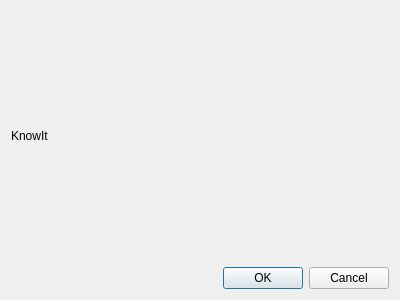
<?xml version="1.0" encoding="UTF-8"?>
<ui version="4.0">
 <class>About</class>
 <widget class="QDialog" name="About">
  <property name="geometry">
   <rect>
    <x>0</x>
    <y>0</y>
    <width>400</width>
    <height>300</height>
   </rect>
  </property>
  <property name="windowTitle">
   <string>About</string>
  </property>
  <layout class="QGridLayout" name="gridLayout">
   <item row="0" column="0">
    <widget class="QLabel" name="labelKnowIt">
     <property name="text">
      <string>KnowIt</string>
     </property>
    </widget>
   </item>
   <item row="1" column="0">
    <widget class="QDialogButtonBox" name="buttonBox">
     <property name="orientation">
      <enum>Qt::Orientation::Horizontal</enum>
     </property>
     <property name="standardButtons">
      <set>QDialogButtonBox::StandardButton::Cancel|QDialogButtonBox::StandardButton::Ok</set>
     </property>
    </widget>
   </item>
  </layout>
 </widget>
 <resources/>
 <connections>
  <connection>
   <sender>buttonBox</sender>
   <signal>accepted()</signal>
   <receiver>About</receiver>
   <slot>accept()</slot>
   <hints>
    <hint type="sourcelabel">
     <x>248</x>
     <y>254</y>
    </hint>
    <hint type="destinationlabel">
     <x>157</x>
     <y>274</y>
    </hint>
   </hints>
  </connection>
  <connection>
   <sender>buttonBox</sender>
   <signal>rejected()</signal>
   <receiver>About</receiver>
   <slot>reject()</slot>
   <hints>
    <hint type="sourcelabel">
     <x>316</x>
     <y>260</y>
    </hint>
    <hint type="destinationlabel">
     <x>286</x>
     <y>274</y>
    </hint>
   </hints>
  </connection>
 </connections>
</ui>
